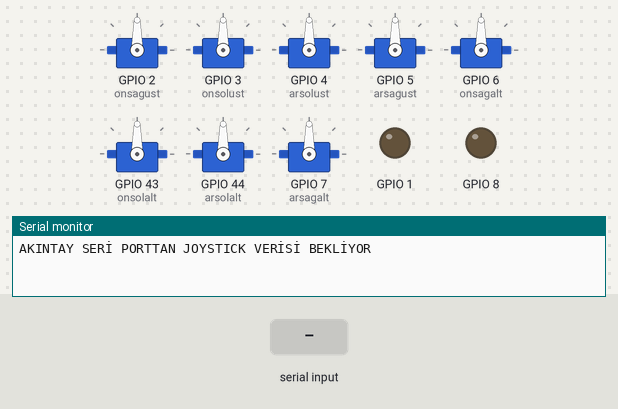
Simulated run of this sketch. Board: ESP32. Shown: 8 × servo, output pins drawn as LEDs (lit = HIGH), the last lines printed to the serial monitor. The test bench sets the inputs (shaded band).

Above: at 1.2 s.
1.3 s: ",\n" received over Serial
At 2.5 s:
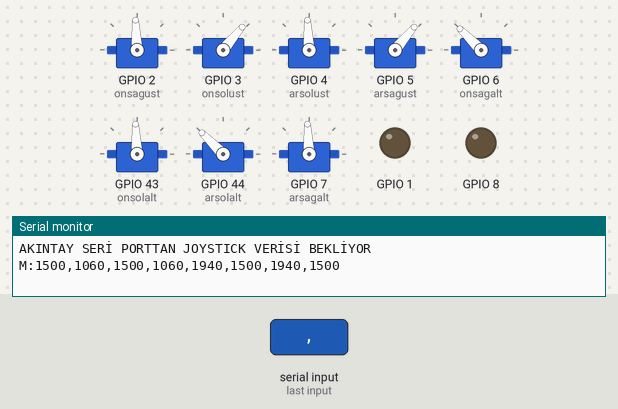
2.8 s: "5\n" received over Serial
At 3.9 s:
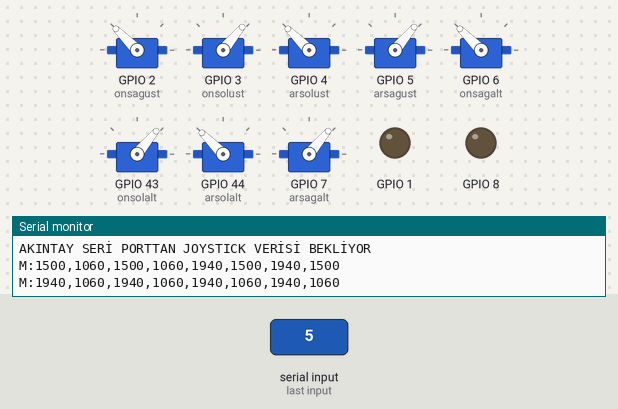
4.3 s: "1,90,45\n" received over Serial
At 5.0 s:
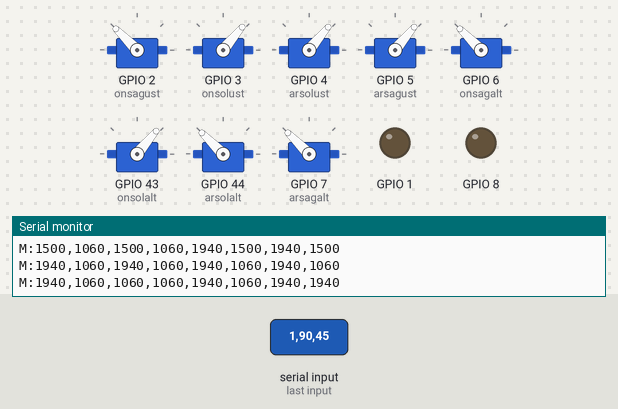
5.8 s: "90,45\n" received over Serial
At 6.2 s:
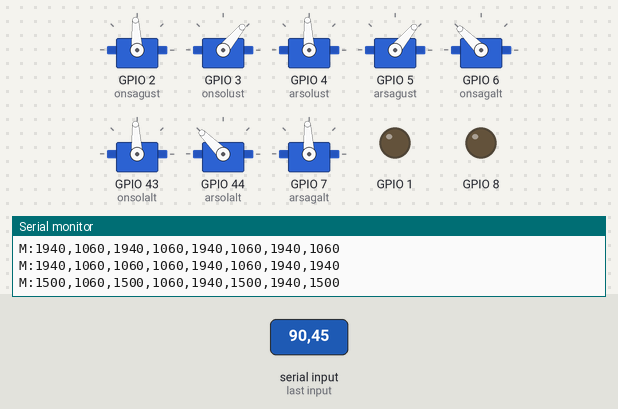
7.3 s: "90\n" received over Serial
At 8.5 s:
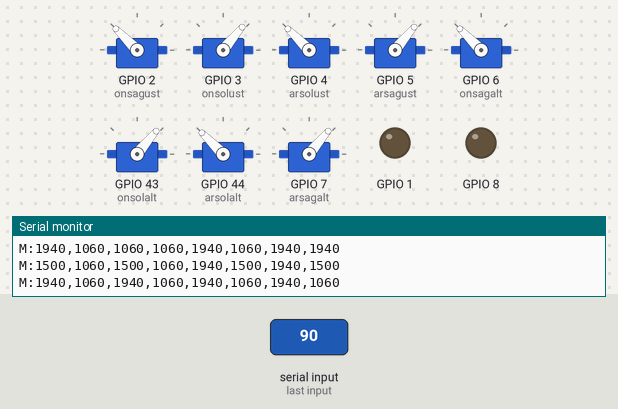
Timing chart, 0 to 9.8 s (numbered marks = the images above; inputs shaded):
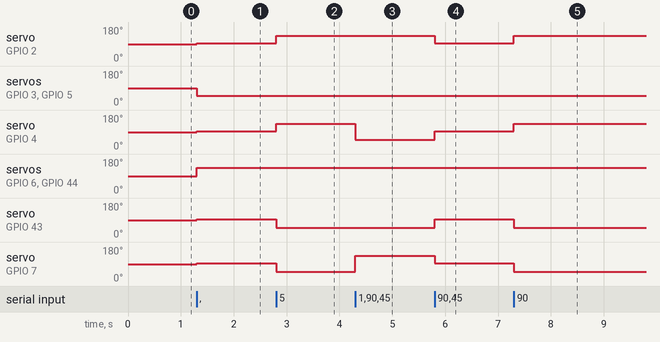

The sketch:

kayip_hazine_final3.ino
```cpp
#include <ESP32Servo.h>

#define maxdeger 1940
#define mindeger 1060

float hizBoleni = 1.0;

Servo onsagalt, onsolalt, onsolust, onsagust, arsagalt, arsagust, arsolalt, arsolust;

// Motor PWM değerleri
int onsagalt_deger, onsolalt_deger, arsagalt_deger, arsolalt_deger;
int onsagust_deger, onsolust_deger, arsagust_deger, arsolust_deger;

// Gelen joystick verileri (Python’dan seri port ile gelecek)
int X1 = 1500;
int Y1 = 1500;
int X2 = 1500;
int Y2 = 1500;

void setup() {
  Serial.begin(115200);  // Hız arttırıldı
  Serial.println("AKINTAY SERİ PORTTAN JOYSTICK VERİSİ BEKLİYOR");

  onsagust.attach(D1);
  onsolust.attach(D2);
  arsolust.attach(D3);
  arsagust.attach(D4);
  onsagalt.attach(D5);
  onsolalt.attach(D6);
  arsolalt.attach(D7);
  arsagalt.attach(D8);

  pinMode(D9, OUTPUT);
  pinMode(D0, OUTPUT);
}

void loop() {
  if (Serial.available()) {
    String input = Serial.readStringUntil('\n');
    parseJoystick(input);
    hesaplaVeUygulaMotorPWM();
    motorDegerleriniYaz();
  }
  // Dilersen PID için ayrı zamanlama yapabilirsin
}

// Python’dan gelen joystick verisini ayrıştır (format: "X1,Y1,X2,Y2")
void parseJoystick(String data) {
  int values[4] = {1500,1500,1500,1500}; // Default nötr değerler
  int index = 0;
  int lastPos = 0;
  for (int i=0; i<data.length(); i++) {
    if (data.charAt(i) == ',') {
      if (index < 4) {
        values[index] = data.substring(lastPos, i).toInt();
        index++;
        lastPos = i + 1;
      }
    }
  }
  if (index < 4) {
    values[index] = data.substring(lastPos).toInt();
  }
  X1 = constrain(values[0], mindeger, maxdeger);
  Y1 = constrain(values[1], mindeger, maxdeger);
  X2 = constrain(values[2], mindeger, maxdeger);
  Y2 = constrain(values[3], mindeger, maxdeger);
}

// Joystick verilerine göre motor PWM değerlerini hesapla ve servo motorlara uygula
void hesaplaVeUygulaMotorPWM() {
  // Burada PID entegrasyonunu da yapabilirsin, şimdilik joystick değerlerine göre basit hesap
  onsagust_deger = 1500 - (X1 - 1500) - (X2 - 1500) + (Y2 - 1500) + (Y1 - 1500);
  onsolust_deger = 1500 + (X1 - 1500) + (X2 - 1500) + (Y2 - 1500) + (Y1 - 1500);
  arsolust_deger = 1500 - (X1 - 1500) + (X2 - 1500) - (Y2 - 1500) + (Y1 - 1500);
  arsagust_deger = 1500 + (X1 - 1500) - (X2 - 1500) - (Y2 - 1500) + (Y1 - 1500);
  onsagalt_deger = 1500 - (X1 - 1500) - (X2 - 1500) + (Y2 - 1500) - (Y1 - 1500);
  onsolalt_deger = 1500 + (X1 - 1500) + (X2 - 1500) + (Y2 - 1500) - (Y1 - 1500);
  arsolalt_deger = 1500 - (X1 - 1500) + (X2 - 1500) - (Y2 - 1500) - (Y1 - 1500);
  arsagalt_deger = 1500 + (X1 - 1500) - (X2 - 1500) - (Y2 - 1500) - (Y1 - 1500);

  // Limitleri uygula
  onsagust_deger = constrain(onsagust_deger, mindeger, maxdeger);
  onsolust_deger = constrain(onsolust_deger, mindeger, maxdeger);
  arsolust_deger = constrain(arsolust_deger, mindeger, maxdeger);
  arsagust_deger = constrain(arsagust_deger, mindeger, maxdeger);
  onsagalt_deger = constrain(onsagalt_deger, mindeger, maxdeger);
  onsolalt_deger = constrain(onsolalt_deger, mindeger, maxdeger);
  arsolalt_deger = constrain(arsolalt_deger, mindeger, maxdeger);
  arsagalt_deger = constrain(arsagalt_deger, mindeger, maxdeger);

  // Motorlara yaz
  onsagalt.writeMicroseconds(onsagalt_deger);
  onsolalt.writeMicroseconds(onsolalt_deger);
  onsolust.writeMicroseconds(onsolust_deger);
  onsagust.writeMicroseconds(onsagust_deger);
  arsagalt.writeMicroseconds(arsagalt_deger);
  arsagust.writeMicroseconds(arsagust_deger);
  arsolalt.writeMicroseconds(arsolalt_deger);
  arsolust.writeMicroseconds(arsolust_deger);
}

// Motor PWM değerlerini seri porttan Python’a yaz
void motorDegerleriniYaz() {
  Serial.print("M:");
  Serial.print(onsagust_deger); Serial.print(",");
  Serial.print(onsolust_deger); Serial.print(",");
  Serial.print(arsolust_deger); Serial.print(",");
  Serial.print(arsagust_deger); Serial.print(",");
  Serial.print(onsagalt_deger); Serial.print(",");
  Serial.print(onsolalt_deger); Serial.print(",");
  Serial.print(arsolalt_deger); Serial.print(",");
  Serial.println(arsagalt_deger);
}
```

Measured:
- after the input at 1.3 s, servo on GPIO 2 (onsagust), servo on GPIO 4 (arsolust), servo on GPIO 43 (onsolalt), servo on GPIO 7 (arsagalt): 90° → 93° at once; servo on GPIO 3 (onsolust), servo on GPIO 5 (arsagust): 90° → 50° at once; servo on GPIO 6 (onsagalt), servo on GPIO 44 (arsolalt): 90° → 135° at once
- after the input at 2.8 s, servo on GPIO 2 (onsagust), servo on GPIO 4 (arsolust): 93° → 135° at once; servo on GPIO 43 (onsolalt), servo on GPIO 7 (arsagalt): 93° → 50° at once
- after the input at 4.3 s, servo on GPIO 4 (arsolust): 135° → 50° at once; servo on GPIO 7 (arsagalt): 50° → 135° at once
- after the input at 5.8 s, servo on GPIO 2 (onsagust), servo on GPIO 7 (arsagalt): 135° → 93° at once; servo on GPIO 4 (arsolust), servo on GPIO 43 (onsolalt): 50° → 93° at once
- after the input at 7.3 s, servo on GPIO 2 (onsagust), servo on GPIO 4 (arsolust): 93° → 135° at once; servo on GPIO 43 (onsolalt), servo on GPIO 7 (arsagalt): 93° → 50° at once
